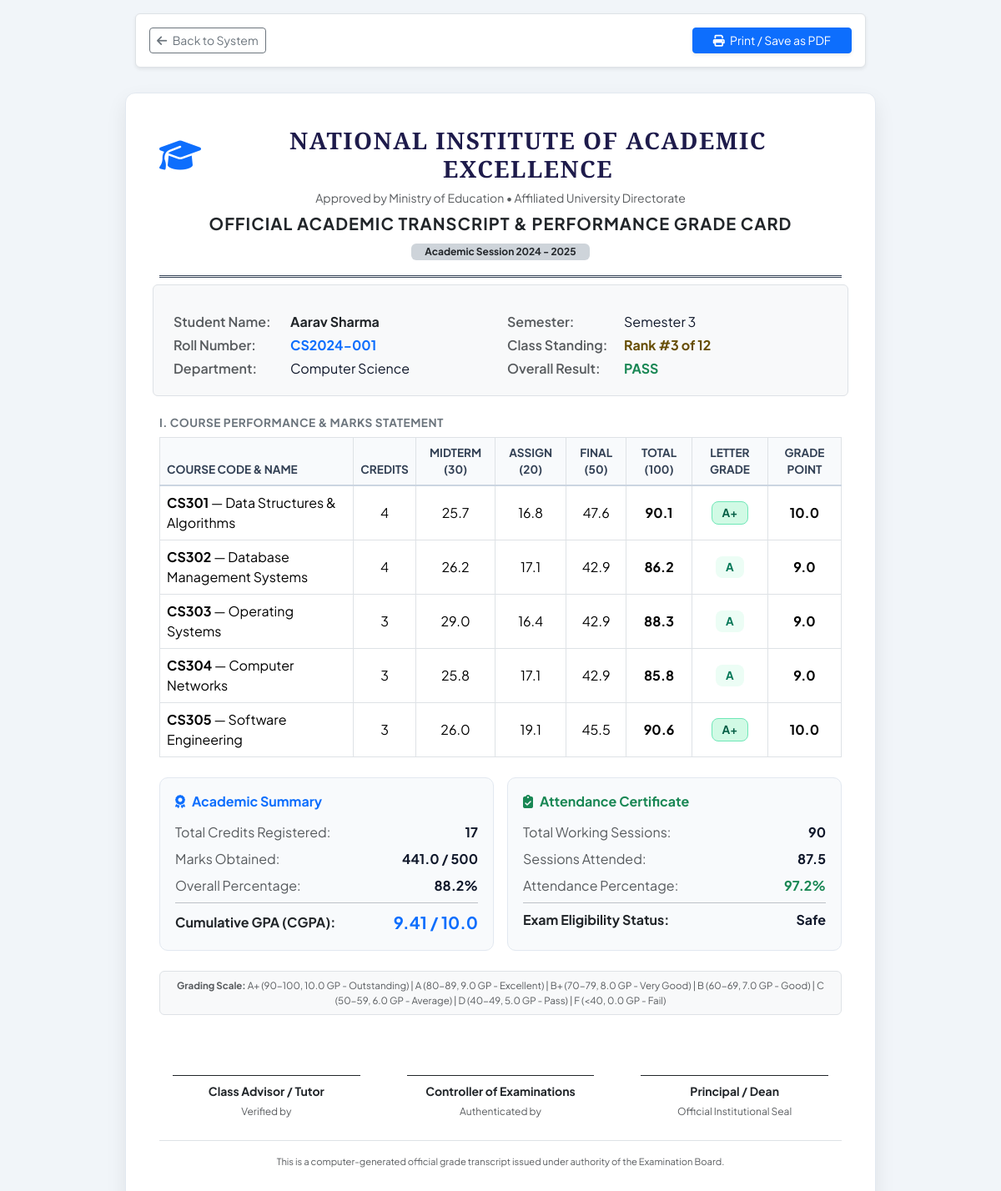
Page /report-card/1 on the committed database.
### tables this page shows
CREATE TABLE students (
                id INTEGER PRIMARY KEY AUTOINCREMENT,
                roll_number TEXT UNIQUE NOT NULL,
                first_name TEXT NOT NULL,
                last_name TEXT NOT NULL,
                email TEXT UNIQUE NOT NULL,
                phone TEXT,
                department TEXT NOT NULL DEFAULT 'Computer Science',
                semester INTEGER NOT NULL DEFAULT 1,
                gender TEXT DEFAULT 'Male',
                admission_date DATE DEFAULT (date('now')),
                status TEXT DEFAULT 'Active'
            );

CREATE TABLE marks (
                id INTEGER PRIMARY KEY AUTOINCREMENT,
                student_id INTEGER NOT NULL,
                course_id INTEGER NOT NULL,
                midterm_marks REAL DEFAULT 0,
                assignment_marks REAL DEFAULT 0,
                final_marks REAL DEFAULT 0,
                total_marks REAL DEFAULT 0,
                grade TEXT DEFAULT 'F',
                grade_point REAL DEFAULT 0.0,
                remarks TEXT,
                FOREIGN KEY (student_id) REFERENCES students(id) ON DELETE CASCADE,
                FOREIGN KEY (course_id) REFERENCES courses(id) ON DELETE CASCADE,
                UNIQUE(student_id, course_id)
            );

CREATE TABLE courses (
                id INTEGER PRIMARY KEY AUTOINCREMENT,
                course_code TEXT UNIQUE NOT NULL,
                course_name TEXT NOT NULL,
                department TEXT NOT NULL DEFAULT 'Computer Science',
                credits INTEGER NOT NULL DEFAULT 3,
                instructor TEXT NOT NULL,
                semester INTEGER NOT NULL DEFAULT 1
            );

### app.py (the view)
@app.route('/report-card/<int:student_id>')
def report_card(student_id):
    data = models.get_student_report_card(student_id)
    if not data:
        flash("Student record not found.", "warning")
        return redirect(url_for('students'))
    return render_template('report_card.html', data=data)

### database.py (called while the page is built)
def get_db():
    conn = sqlite3.connect(DB_PATH)
    conn.row_factory = sqlite3.Row
    conn.execute("PRAGMA foreign_keys = ON")
    return conn

### models.py (called while the page is built)
def get_student_by_id(student_id):
    with get_db() as conn:
        cursor = conn.cursor()
        cursor.execute("SELECT * FROM students WHERE id = ?", (student_id,))
        row = cursor.fetchone()
        return dict(row) if row else None

def get_enrolled_courses_for_student(student_id):
    with get_db() as conn:
        cursor = conn.cursor()
        cursor.execute('''
            SELECT c.*, e.enrollment_date
            FROM courses c
            JOIN enrollments e ON c.id = e.course_id
            WHERE e.student_id = ?
            ORDER BY c.course_code ASC
        ''', (student_id,))
        return [dict(row) for row in cursor.fetchall()]

def get_student_course_attendance_matrix(student_id):
    courses = get_enrolled_courses_for_student(student_id)
    matrix = []
    for c in courses:
        stats = get_attendance_percentage(student_id=student_id, course_id=c['id'])
        matrix.append({
            'course_id': c['id'],
            'course_code': c['course_code'],
            'course_name': c['course_name'],
            'credits': c['credits'],
            **stats
        })
    return matrix

def get_marks_for_student(student_id):
    with get_db() as conn:
        cursor = conn.cursor()
        cursor.execute('''
            SELECT m.*, c.course_code, c.course_name, c.credits, c.instructor
            FROM courses c
            JOIN enrollments e ON c.id = e.course_id
            LEFT JOIN marks m ON m.student_id = e.student_id AND m.course_id = c.id
            WHERE e.student_id = ?
            ORDER BY c.course_code ASC
        ''', (student_id,))
        return [dict(row) for row in cursor.fetchall()]

### templates/report_card.html (shortened to what this page needs)
<!DOCTYPE html>
<html lang="en">
<head>
    <link href="https://cdn.jsdelivr.net/npm/bootstrap@5.3.3/dist/css/bootstrap.min.css" rel="stylesheet">
    <link rel="stylesheet" href="https://cdnjs.cloudflare.com/ajax/libs/font-awesome/6.5.1/css/all.min.css">
    <link rel="stylesheet" href="{{ url_for('static', filename='css/style.css') }}">
</head>
<body>
    <div class="container no-print mt-3 mb-2" style="max-width: 900px;">
        <div class="d-flex justify-content-between align-items-center bg-white p-3 rounded shadow-sm border">
            <div>
                <a href="{{ url_for('students') }}" class="btn btn-outline-secondary btn-sm">
                    <i class="fa-solid fa-arrow-left me-1"></i> Back to System
                </a>
            </div>
            <div class="d-flex gap-2">
                <button onclick="window.print()" class="btn btn-primary btn-sm px-4 shadow-sm">
                    <i class="fa-solid fa-print me-1"></i> Print / Save as PDF
                </button>
            </div>
        </div>
    </div>
    <div class="report-wrapper report-card-container">
        <div class="text-center report-header-border">
            <div class="d-flex align-items-center justify-content-center gap-3 mb-2">
                <i class="fa-solid fa-graduation-cap text-primary fs-1"></i>
                <h3 class="institution-title mb-0">NATIONAL INSTITUTE OF ACADEMIC EXCELLENCE</h3>
            </div>
            <p class="text-muted small mb-1">Approved by Ministry of Education • Affiliated University Directorate</p>
            <h5 class="fw-bold text-uppercase mt-2 tracking-wide text-dark" style="letter-spacing: 1px;">
                Official Academic Transcript & Performance Grade Card
            </h5>
            <span class="badge bg-dark-subtle text-dark px-3 py-1">Academic Session 2024 - 2025</span>
        </div>
        <div class="row g-3 mb-4 bg-light p-3 rounded border">
            <div class="col-md-6">
                <div class="d-flex mb-1">
                    <span class="text-muted fw-semibold" style="width: 140px;">Student Name:</span>
                    <strong class="text-dark">{{ data.student.first_name }} {{ data.student.last_name }}</strong>
                </div>
                <div class="d-flex mb-1">
                    <span class="text-muted fw-semibold" style="width: 140px;">Roll Number:</span>
                    <strong class="text-primary">{{ data.student.roll_number }}</strong>
                </div>
                <div class="d-flex mb-1">
                    <span class="text-muted fw-semibold" style="width: 140px;">Department:</span>
                    <span>{{ data.student.department }}</span>
                </div>
            </div>
            <div class="col-md-6">
                <div class="d-flex mb-1">
                    <span class="text-muted fw-semibold" style="width: 140px;">Semester:</span>
                    <span>Semester {{ data.student.semester }}</span>
                </div>
                <div class="d-flex mb-1">
                    <span class="text-muted fw-semibold" style="width: 140px;">Class Standing:</span>
                    <strong class="text-warning-emphasis">Rank #{{ data.rank }} of {{ data.total_students }}</strong>
                </div>
                <div class="d-flex mb-1">
                    <span class="text-muted fw-semibold" style="width: 140px;">Overall Result:</span>
                    <strong class="{% if data.result_status == 'PASS' %}text-success{% else %}text-danger{% endif %}">{{ data.result_status }}</strong>
                </div>
            </div>
        </div>
        <div class="mb-4">
            <h6 class="fw-bold text-uppercase text-secondary mb-2" style="font-size: 0.85rem; letter-spacing: 0.5px;">
                I. Course Performance & Marks Statement
            </h6>
            <div class="table-responsive">
                <table class="table table-bordered table-marks align-middle mb-0 text-center">
                    <thead>
                        <tr>
                            <th class="text-start">Course Code & Name</th>
                            <th>Credits</th>
                            <th>Midterm (30)</th>
                            <th>Assign (20)</th>
                            <th>Final (50)</th>
                            <th>Total (100)</th>
                            <th>Letter Grade</th>
                            <th>Grade Point</th>
                        </tr>
                    </thead>
                    <tbody>
                        {% for m in data.marks %}
                        <tr>
                            <td class="text-start">
                                <strong>{{ m.course_code }}</strong> — {{ m.course_name }}
                            </td>
                            <td>{{ m.credits }}</td>
                            <td>{{ m.midterm_marks or 0 }}</td>
                            <td>{{ m.assignment_marks or 0 }}</td>
                            <td>{{ m.final_marks or 0 }}</td>
                            <td><strong>{{ m.total_marks or 0 }}</strong></td>
                            <td>
                                <span class="badge badge-grade badge-grade-{{ m.grade|lower|replace('+', 'plus') }}">
                                    {{ m.grade or 'F' }}
                                </span>
                            </td>
                            <td><strong>{{ m.grade_point or 0.0 }}</strong></td>
                        </tr>
                        {% endfor %}
                    </tbody>
                </table>
            </div>
        </div>
        <div class="row g-3 mb-4">
            <div class="col-md-6">
                <div class="summary-box h-100">
                    <h6 class="fw-bold mb-3 text-primary"><i class="fa-solid fa-award me-2"></i>Academic Summary</h6>
                    <div class="d-flex justify-content-between mb-2">
                        <span class="text-muted">Total Credits Registered:</span>
                        <span class="fw-bold">{{ data.total_credits }}</span>
                    </div>
                    <div class="d-flex justify-content-between mb-2">
                        <span class="text-muted">Marks Obtained:</span>
                        <span class="fw-bold">{{ data.total_marks_obtained }} / {{ data.max_possible_marks }}</span>
                    </div>
                    <div class="d-flex justify-content-between mb-2">
                        <span class="text-muted">Overall Percentage:</span>
                        <span class="fw-bold">{{ data.overall_percentage }}%</span>
                    </div>
                    <hr class="my-2">
                    <div class="d-flex justify-content-between align-items-center">
                        <span class="fw-bold text-dark fs-6">Cumulative GPA (CGPA):</span>
                        <span class="fw-bold text-primary fs-5">{{ data.cgpa }} / 10.0</span>
                    </div>
                </div>
            </div>
            <div class="col-md-6">
                <div class="summary-box h-100">
                    <h6 class="fw-bold mb-3 text-success"><i class="fa-solid fa-clipboard-check me-2"></i>Attendance Certificate</h6>
                    <div class="d-flex justify-content-between mb-2">
                        <span class="text-muted">Total Working Sessions:</span>
                        <span class="fw-bold">{{ data.overall_attendance.total_classes }}</span>
                    </div>
                    <div class="d-flex justify-content-between mb-2">
                        <span class="text-muted">Sessions Attended:</span>
                        <span class="fw-bold">{{ data.overall_attendance.attended_weighted }}</span>
                    </div>
                    <div class="d-flex justify-content-between mb-2">
                        <span class="text-muted">Attendance Percentage:</span>
                        <span class="fw-bold text-{{ data.overall_attendance.status_class }}">{{ data.overall_attendance.percentage }}%</span>
                    </div>
                    <hr class="my-2">
                    <div class="d-flex justify-content-between align-items-center">
                        <span class="fw-bold text-dark fs-6">Exam Eligibility Status:</span>
                        <span class="status-{{ data.overall_attendance.status_class }} fw-bold">{{ data.overall_attendance.status }}</span>
                    </div>
                </div>
            </div>
        </div>
        <div class="border rounded p-2 mb-4 bg-light" style="font-size: 0.72rem;">
            <div class="text-muted text-center">
                <strong>Grading Scale:</strong> A+ (90-100, 10.0 GP - Outstanding) | A (80-89, 9.0 GP - Excellent) | B+ (70-79, 8.0 GP - Very Good) | B (60-69, 7.0 GP - Good) | C (50-59, 6.0 GP - Average) | D (40-49, 5.0 GP - Pass) | F (&lt;40, 0.0 GP - Fail)
            </div>
        </div>
        <div class="row text-center mt-5 pt-4">
            <div class="col-4">
                <div class="border-top border-dark pt-2 mx-3">
                    <small class="fw-bold d-block text-dark">Class Advisor / Tutor</small>
                    <small class="text-muted" style="font-size: 0.75rem;">Verified by</small>
                </div>
            </div>
            <div class="col-4">
                <div class="border-top border-dark pt-2 mx-3">
                    <small class="fw-bold d-block text-dark">Controller of Examinations</small>
                    <small class="text-muted" style="font-size: 0.75rem;">Authenticated by</small>
                </div>
            </div>
            <div class="col-4">
                <div class="border-top border-dark pt-2 mx-3">
                    <small class="fw-bold d-block text-dark">Principal / Dean</small>
                    <small class="text-muted" style="font-size: 0.75rem;">Official Institutional Seal</small>
                </div>
            </div>
        </div>
        <div class="text-center text-muted mt-4 pt-3 border-top" style="font-size: 0.7rem;">
            This is a computer-generated official grade transcript issued under authority of the Examination Board.
        </div>
    </div>
</body>
</html>

### static/css/style.css (style rules this page uses)
:root { --primary-color: #4f46e5; --primary-hover: #4338ca; --primary-light: #e0e7ff; --secondary-color: #64748b; --success-color: #10b981; --success-light: #d1fae5; --warning-color: #f59e0b; --warning-light: #fef3c7; --danger-color: #ef4444; --danger-light: #fee2e2; --dark-bg: #0f172a; --sidebar-bg: #1e1b4b; --sidebar-hover: #2e287a; --card-shadow: 0 4px 6px -1px rgba(0, 0, 0, 0.07), 0 2px 4px -2px rgba(0, 0, 0, 0.05); --border-radius: 12px; }
body { font-family: 'Plus Jakarta Sans', system-ui, -apple-system, sans-serif; background-color: #f8fafc; color: #1e293b; min-height: 100vh; }
.badge-grade { font-weight: 700; padding: 6px 12px; border-radius: 8px; font-size: 0.85rem; }
.badge-grade-aplus { background: #d1fae5; color: #065f46; border: 1px solid #6ee7b7; }
.badge-grade-a { background: #ecfdf5; color: #047857; }

### templates/report_card.html (style rules this page uses)
body { background-color: #f1f5f9; color: #0f172a; }
.report-wrapper { max-width: 900px; margin: 30px auto; background: #ffffff; padding: 40px; border-radius: 12px; box-shadow: 0 10px 25px rgba(0,0,0,0.08); border: 1px solid #e2e8f0; }
.institution-title { font-family: 'Cinzel', serif; font-weight: 700; letter-spacing: 1.5px; color: #1e1b4b; }
.report-header-border { border-bottom: 3px double #334155; padding-bottom: 18px; margin-bottom: 24px; }
.table-marks th { background-color: #f8fafc !important; border-bottom: 2px solid #cbd5e1 !important; color: #334155; font-size: 0.85rem; text-transform: uppercase; }
.summary-box { background: #f8fafc; border: 1px solid #e2e8f0; border-radius: 10px; padding: 18px; }

### rows in the picture
students: student.first_name "Aarav", student.last_name "Sharma", student.roll_number "CS2024-001", student.department "Computer Science", student.semester "3"
marks: course_code "CS301", course_name "Data Structures & Algorithms", credits "4", midterm_marks "25.7", assignment_marks "16.8", final_marks "47.6", total_marks "90.1", grade "A+", grade_point "10.0"
marks: course_code "CS302", course_name "Database Management Systems", credits "4", midterm_marks "26.2", assignment_marks "17.1", final_marks "42.9", total_marks "86.2", grade "A", grade_point "9.0"
marks: course_code "CS303", course_name "Operating Systems", credits "3", midterm_marks "29.0", assignment_marks "16.4", final_marks "42.9", total_marks "88.3", grade "A", grade_point "9.0"
marks: course_code "CS304", course_name "Computer Networks", credits "3", midterm_marks "25.8", assignment_marks "17.1", final_marks "42.9", total_marks "85.8", grade "A", grade_point "9.0"
marks: course_code "CS305", course_name "Software Engineering", credits "3", midterm_marks "26.0", assignment_marks "19.1", final_marks "45.5", total_marks "90.6", grade "A+", grade_point "10.0"

### other values in the picture
{{ data.rank }} "3"
{{ data.total_students }} "12"
{{ data.result_status }} "PASS"
{{ data.total_credits }} "17"
{{ data.total_marks_obtained }} "441.0"
{{ data.max_possible_marks }} "500"
{{ data.overall_percentage }} "88.2"
{{ data.cgpa }} "9.41"
{{ data.overall_attendance.total_classes }} "90"
{{ data.overall_attendance.attended_weighted }} "87.5"
{{ data.overall_attendance.percentage }} "97.2"
{{ data.overall_attendance.status }} "Safe"
